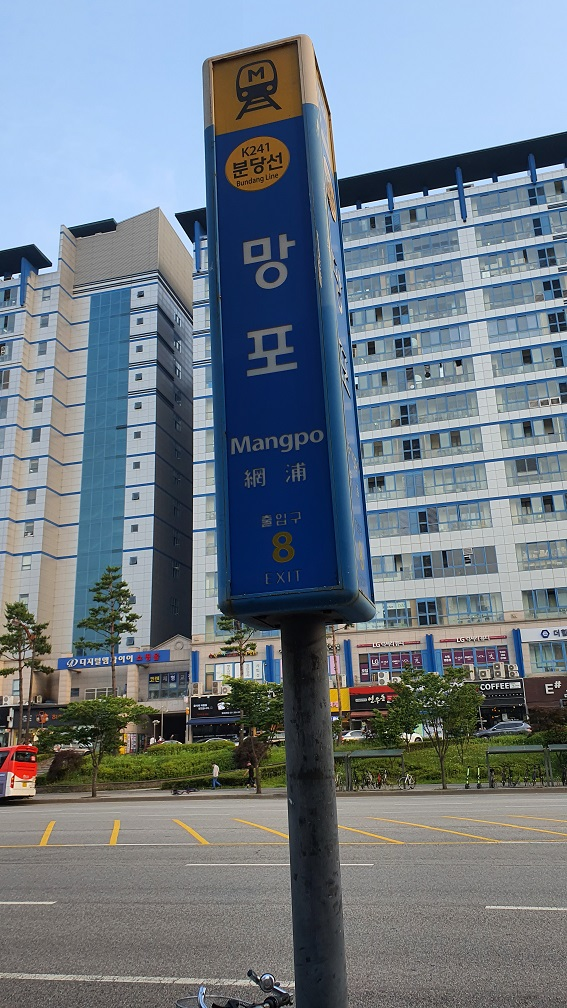
#> input picture OpenCV/03-image/images/mangpo-s.jpg, 567 x 1008 px
$ python 102-1-ROI-1.py
#> lines starting #> are read from the running program, lines starting #| are printed output that depends on the picture; after the words box and inside, x2 and y2 are one past the last pixel; in counts of white or black regions, pixels touching at a corner belong together
import os
import cv2 as cv

os.chdir('03-image\\images')
img1 = cv.imread('mangpo-s.jpg', cv.IMREAD_GRAYSCALE)
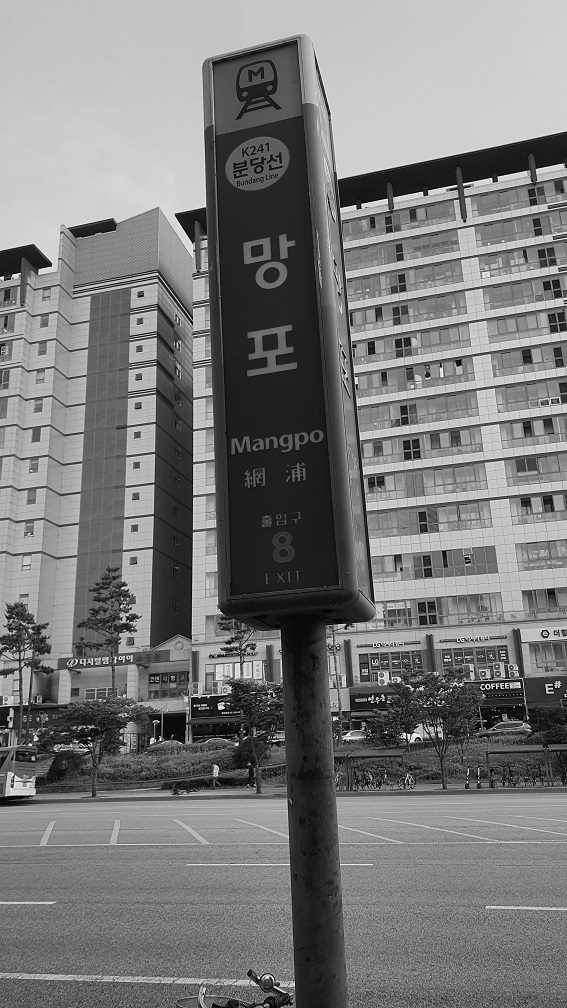
#> img1: shape (1008, 567); min 0, max 255, mean 121.7
print(type(img1)) # <class 'numpy.ndarray'>
#| <class 'numpy.ndarray'>

# numpy.ndarray[start_y:end_y, start_x:end_x]
# 쉽게 오프셋y+범위, 오프셋x=범위
img_sub1 = img1[20:20+150, 20:20+150]
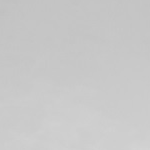
#> img_sub1: shape (150, 150); min 191, max 211, mean 200.4
print(type(img_sub1)) # <class 'numpy.ndarray'>
#| <class 'numpy.ndarray'>

# numpy.ndarray.base
# ~의 베이스
# 예전에 상속에서 배운거랑 좀 비슷한 느낌이다.
print(img_sub1.base is img1)
#| True
print('id가 같은가?', bool(id(img1)==id(img_sub1))) # False
#| id가 같은가? False

cv.line(img1, (0,0), (500,500), 0, 10)
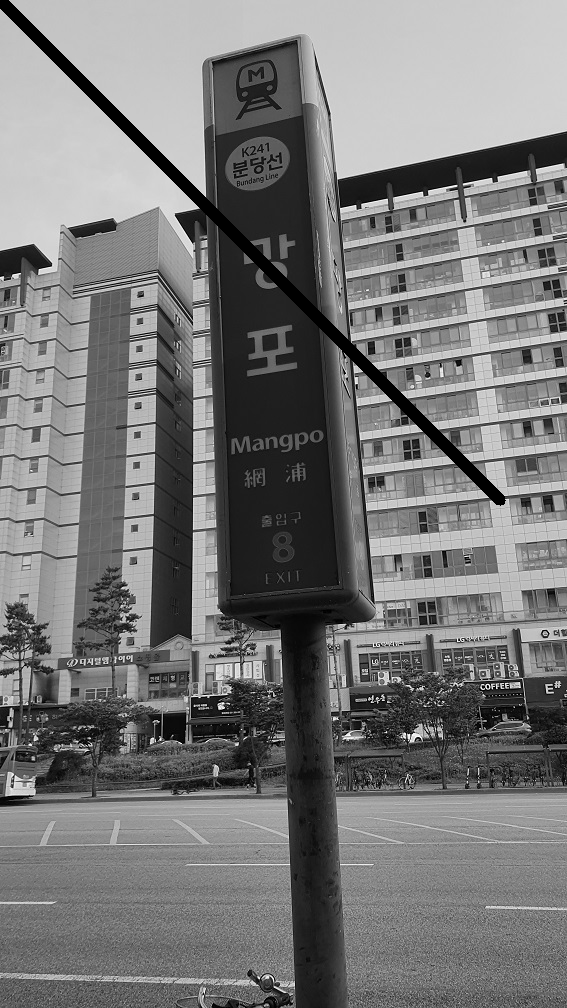
#> img1: shape (1008, 567); 1.49% of pixels changed, all inside (x1, y1, x2, y2) = (0, 0, 506, 506)
cv.imshow('img1', img1)
cv.imshow('img_sub1', img_sub1)
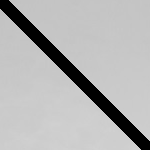
#> window 'img_sub1': shape (150, 150); min 0, max 211, mean 178.4

cv.waitKey(0)

$ run again, with OpenCV/03-image/images/20200305_194420.jpg copied over OpenCV/03-image/images/mangpo-s.jpg
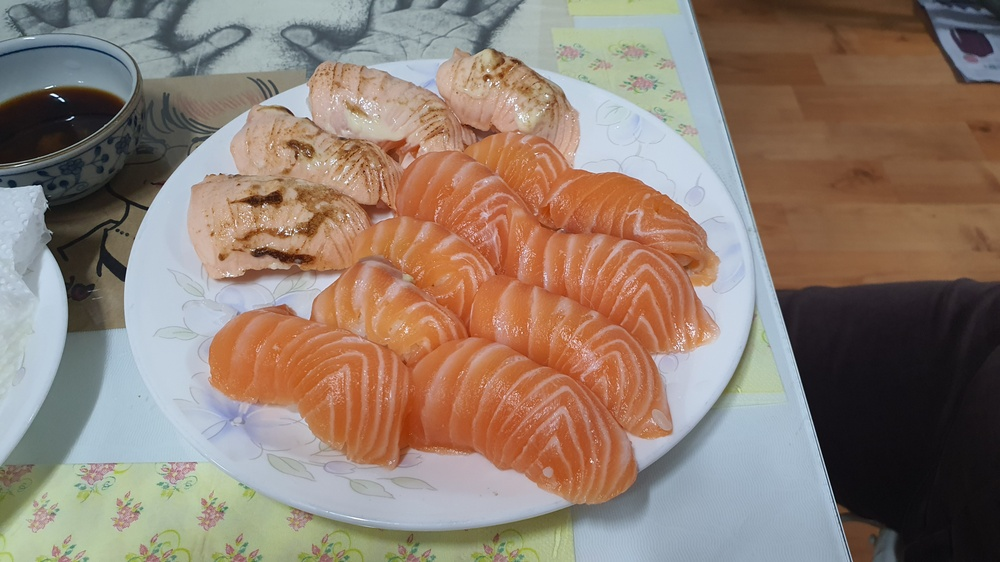
#> input picture OpenCV/03-image/images/20200305_194420.jpg, 1000 x 562 px, shrunk from 4032 x 2268 before the run
#| <class 'numpy.ndarray'>
#| <class 'numpy.ndarray'>
#| True
#| id가 같은가? False
#> `cv.line(img1, (0,0), (500,500), 0, 10)`:
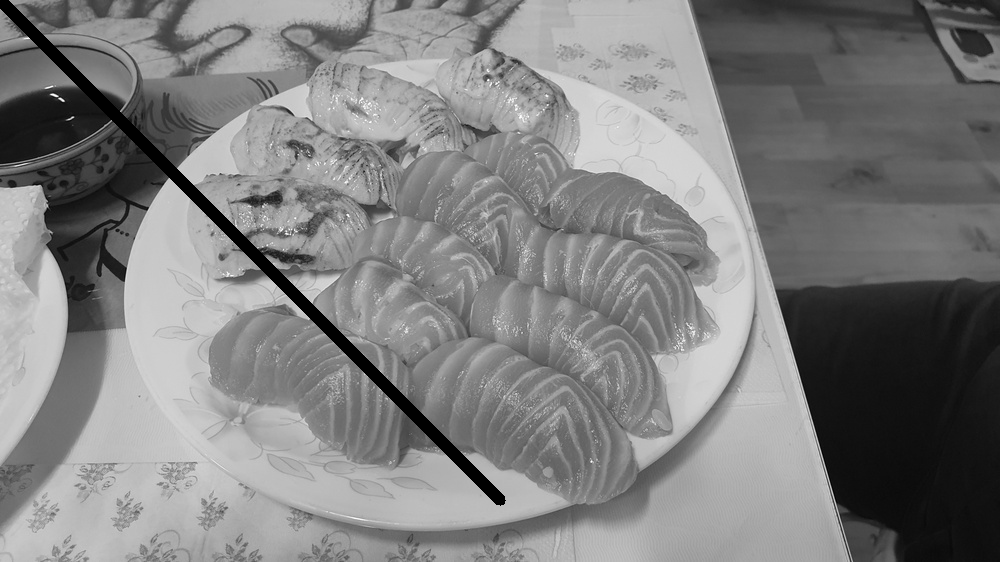
#> img1: shape (562, 1000); min 0, max 255, mean 127.6
#> `cv.imshow('img_sub1', img_sub1)`:
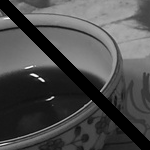
#> window 'img_sub1': shape (150, 150); min 0, max 255, mean 76.3

$ run again, with OpenCV/03-image/images/20200801_001001.jpg copied over OpenCV/03-image/images/mangpo-s.jpg
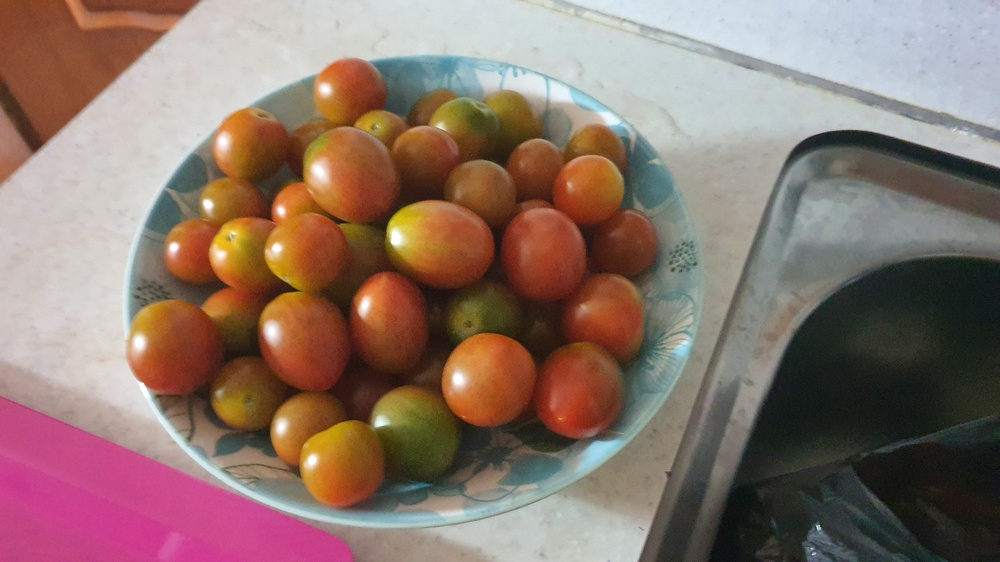
#> input picture OpenCV/03-image/images/20200801_001001.jpg, 1000 x 562 px, shrunk from 4032 x 2268 before the run
#| <class 'numpy.ndarray'>
#| <class 'numpy.ndarray'>
#| True
#| id가 같은가? False
#> `cv.line(img1, (0,0), (500,500), 0, 10)`:
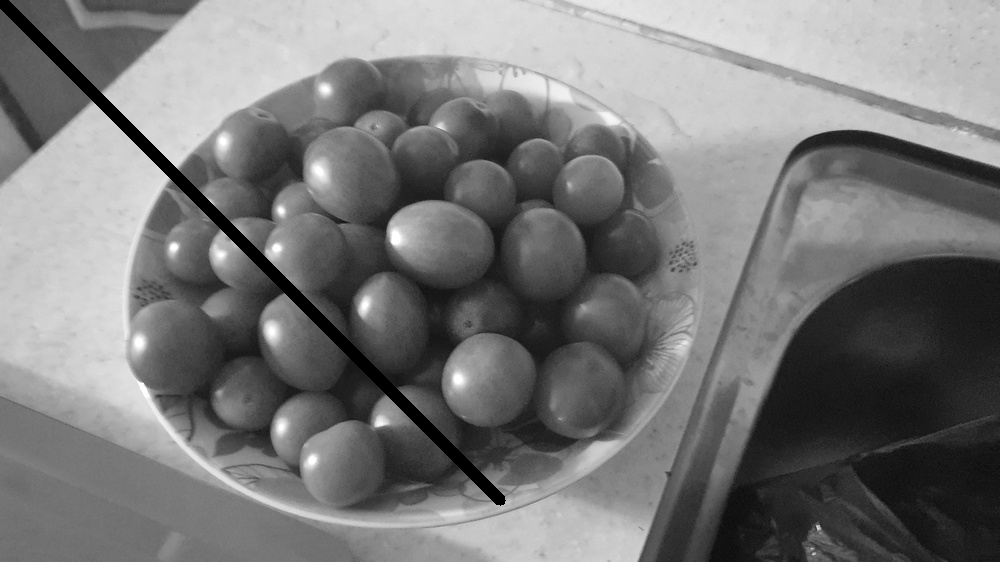
#> img1: shape (562, 1000); min 0, max 255, mean 120.1
#> `cv.imshow('img_sub1', img_sub1)`:
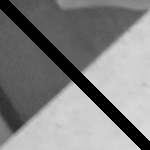
#> window 'img_sub1': shape (150, 150); min 0, max 220, mean 130

$ run again, with OpenCV/03-image/images/dal (1).jpg copied over OpenCV/03-image/images/mangpo-s.jpg
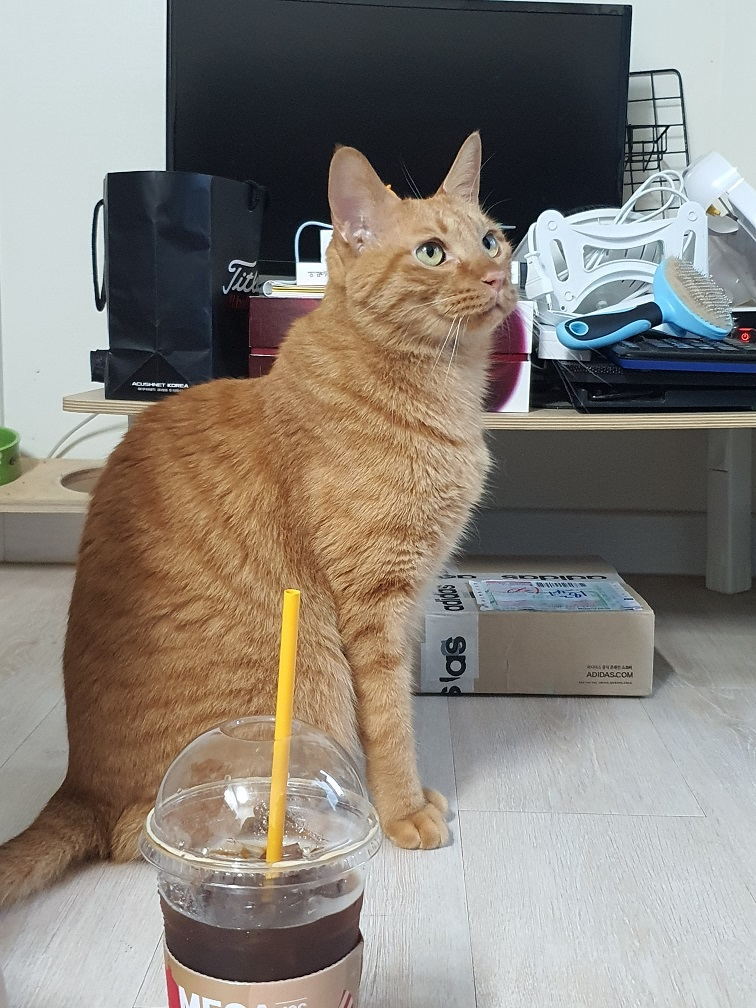
#> input picture OpenCV/03-image/images/dal (1).jpg, 756 x 1008 px
#| <class 'numpy.ndarray'>
#| <class 'numpy.ndarray'>
#| True
#| id가 같은가? False
#> `cv.line(img1, (0,0), (500,500), 0, 10)`:
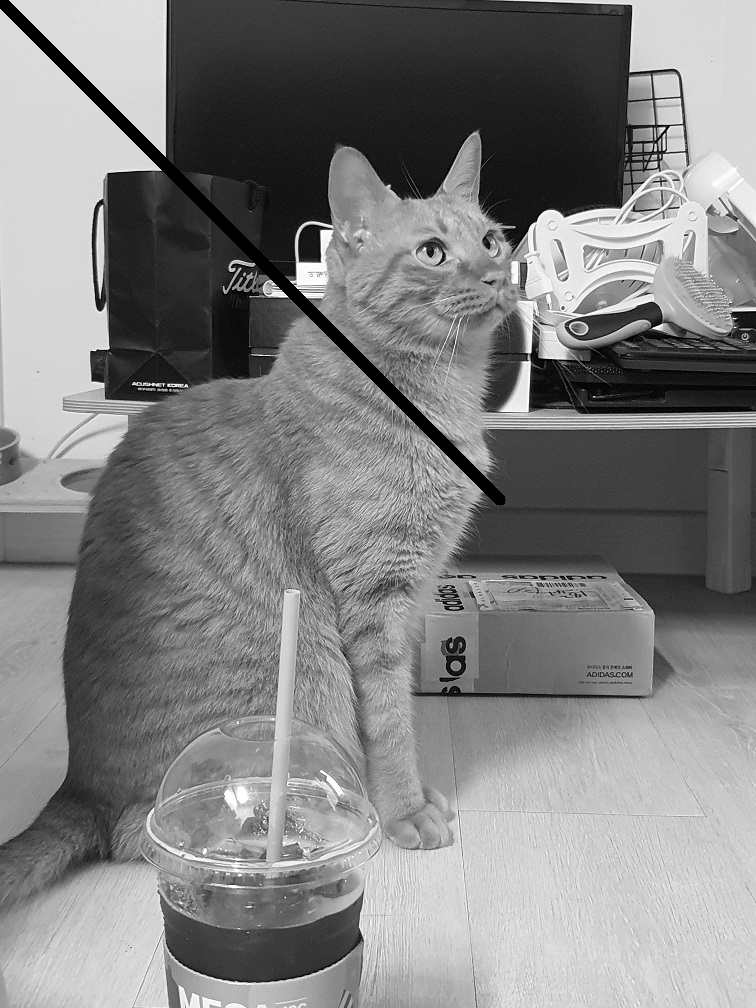
#> img1: shape (1008, 756); min 0, max 255, mean 129.1
#> `cv.imshow('img_sub1', img_sub1)`:
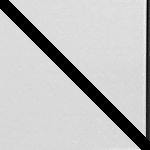
#> window 'img_sub1': shape (150, 150); min 0, max 239, mean 189.8
